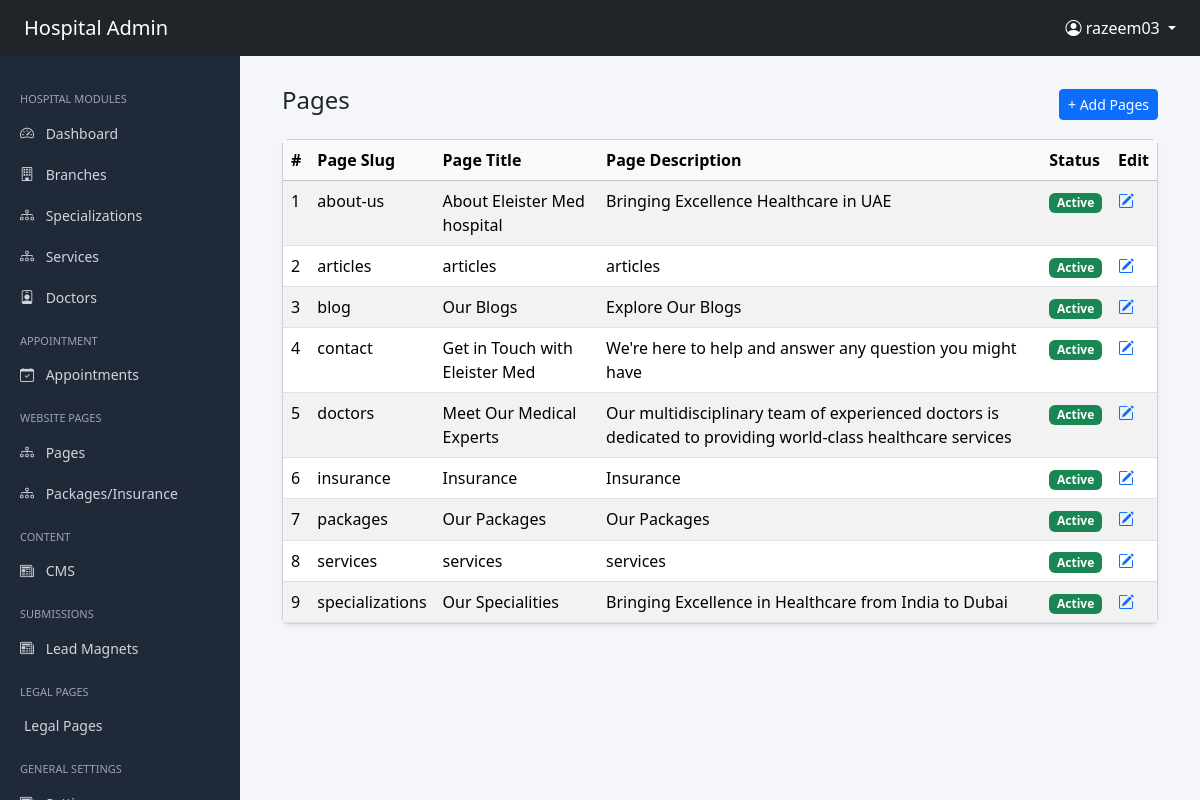
Page /administrator/listing-pages/ (signed in) on the earlier database version.
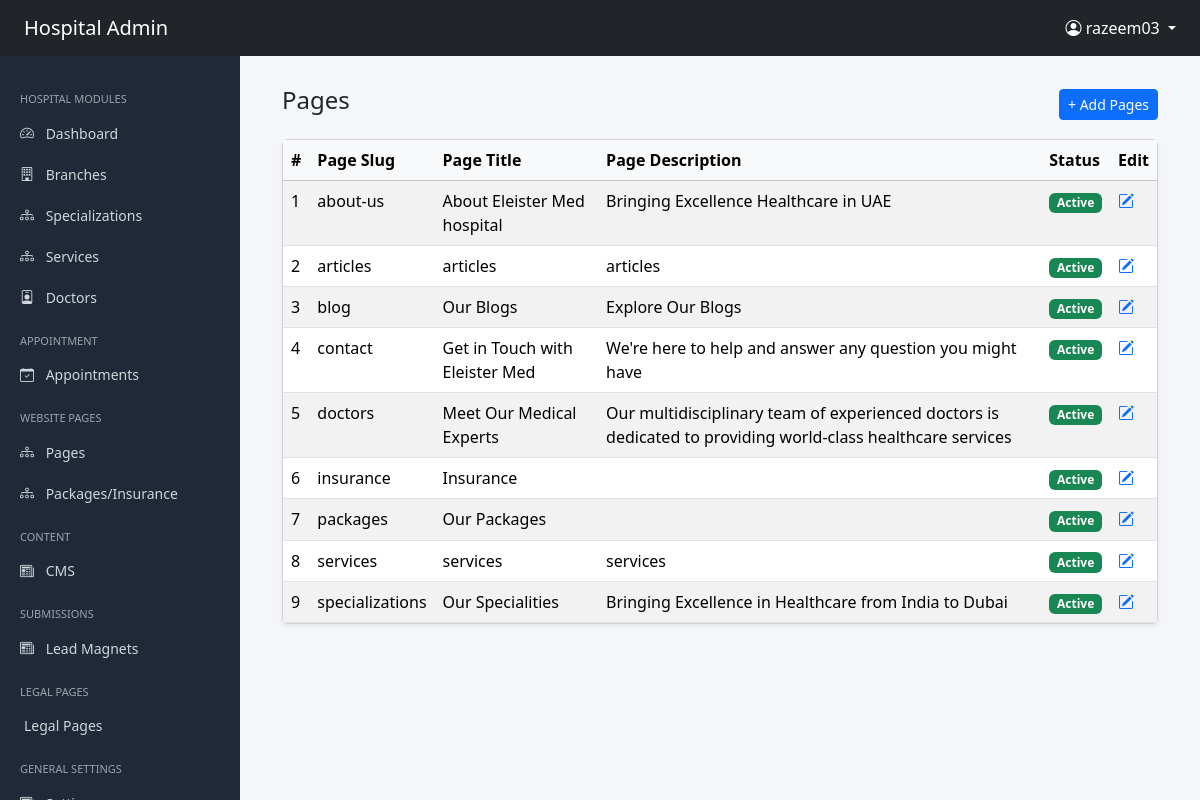
Same page on the later database version.
### administrator/models.py (models this page shows, shortened)
class SEOModel(models.Model):
    meta_title = models.CharField(max_length=255, blank=True)
    meta_description = models.TextField(blank=True)
    canonical_url = models.URLField(blank=True)
    primary_keywords = models.CharField(max_length=255, blank=True)
    secondary_keywords = models.CharField(max_length=255, blank=True)
    slug = models.SlugField(unique=True)
    og_title = models.CharField(max_length=255, blank=True)
    og_description = models.TextField(blank=True)
    og_image = models.ImageField(upload_to="seo/og/", blank=True, null=True)
    class Meta:
        abstract = True

class ListingPage(SEOModel):
    banner_title = models.CharField(max_length=255)
    banner_description = models.TextField(blank=True)
    banner_image = models.ImageField(
        upload_to='uploads/listing_banner/', blank=True, null=True
    )
    footer_title = models.CharField(max_length=255)
    footer_description = models.TextField(blank=True)
    page_title = models.CharField(max_length=255)
    page_description = models.TextField(blank=True)
    page_cta = models.TextField(blank=True)
    is_active = models.BooleanField(default=True)
    created_at = models.DateTimeField(auto_now_add=True)

### administrator/views.py (the view)
# urls.py: path( 'listing-pages/',ListingPageListView.as_view(),name="listing-page-list"),
@method_decorator(admin_required, name='dispatch')
class ListingPageListView(ListView):
    model = ListingPage
    template_name = "administrator/listing_page/list.html"
    ordering = ["slug"]

### userapp/context_processors.py (called while the page is built)
def global_data(request):
    def get_menu(slug):
        return MenuGroup.objects.prefetch_related('items').filter(
            slug=slug,
            is_active=True
        ).first()
    settings = GlobalSettings.objects.first()
    social_links = SocialLink.objects.filter(is_active=True).order_by('order')
    legal_pages = LegalPage.objects.filter(is_active=True)
    return {
        'global_settings': settings,
         'social_links': social_links,
         'legal_pages':legal_pages,
        'main_menu': get_menu('main-menu'),
        'specialization_menu': get_menu('specialization-menu'),
        'quick_links_menu': get_menu('quick-links-menu'),
    }

### administrator/templates/administrator/listing_page/list.html (shortened to what this page needs)
{% extends "administrator/shared/base.html" %}  {% block content %}
<div class="container-fluid">
  <div class="d-flex justify-content-between align-items-center mb-3">
    <h4>Pages</h4>
    <a
      href="{% url 'administrator:listing-page-create' %}"
      class="btn btn-primary btn-sm"
    >
      + Add Pages
    </a>
  </div>
  <div class="card shadow-sm">
    <div class="card-body p-0">
      <table class="table table-striped table-hover mb-0">
        <thead class="table-light">
          <tr>
            <th>#</th>
            <th>Page Slug</th>
            <th>Page Title</th>
            <th>Page Description</th>
            <th>Status</th>
            <th>Edit</th>
          </tr>
        </thead>
        <tbody>
          {% for object in object_list %}
          <tr>
            <td>{{ forloop.counter }}</td>
            <td>{{ object.slug }}</td>
            <td>{{ object.banner_title }}</td>
             <td>{{ object.banner_description }}</td>
            <td>
              {% if object.is_active %}
              <span class="badge bg-success">Active</span>
              {% else %}
              <span class="badge bg-secondary">Inactive</span>
              {% endif %}
            </td>
            <td>
              <a href="{% url 'administrator:listing-page-update' object.id %}" class="text-primary">
            <i class="bi bi-pencil-square"></i>
             </a>
            </td>
          </tr>
          {% empty %}
          <tr>
            <td colspan="4" class="text-center py-4">Nothing found</td>
          </tr>
          {% endfor %}
        </tbody>
      </table>
    </div>
  </div>
</div>
{% endblock %}

Differences in the rows shown:
changed ListingPage "insurance": banner_description "Insurance" → (not shown)
changed ListingPage "packages": banner_description "Our Packages" → (not shown)
